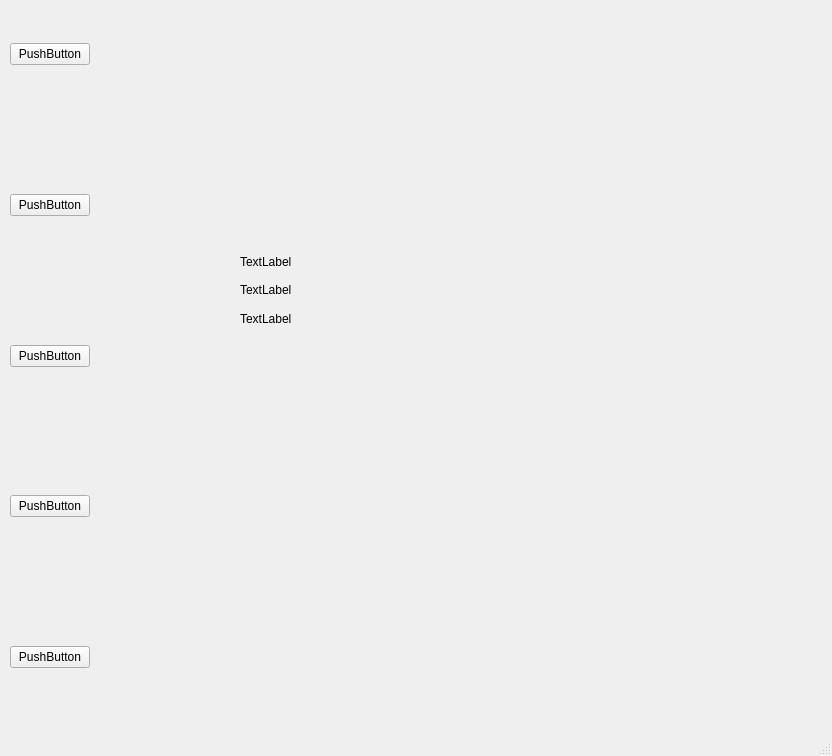
<?xml version="1.0" encoding="UTF-8"?>
<ui version="4.0">
 <class>MainWindow</class>
 <widget class="QMainWindow" name="MainWindow">
  <property name="geometry">
   <rect>
    <x>0</x>
    <y>0</y>
    <width>832</width>
    <height>756</height>
   </rect>
  </property>
  <property name="windowTitle">
   <string>MainWindow</string>
  </property>
  <widget class="QWidget" name="centralwidget">
   <widget class="QWidget" name="formLayoutWidget">
    <property name="geometry">
     <rect>
      <x>10</x>
      <y>0</y>
      <width>83</width>
      <height>711</height>
     </rect>
    </property>
    <layout class="QFormLayout" name="formLayout">
     <item row="1" column="0">
      <widget class="QPushButton" name="pushButton">
       <property name="text">
        <string>PushButton</string>
       </property>
      </widget>
     </item>
     <item row="2" column="0">
      <spacer name="verticalSpacer_4">
       <property name="orientation">
        <enum>Qt::Vertical</enum>
       </property>
       <property name="sizeHint" stdset="0">
        <size>
         <width>20</width>
         <height>120</height>
        </size>
       </property>
      </spacer>
     </item>
     <item row="3" column="0">
      <widget class="QPushButton" name="pushButton_2">
       <property name="text">
        <string>PushButton</string>
       </property>
      </widget>
     </item>
     <item row="4" column="0">
      <spacer name="verticalSpacer_3">
       <property name="orientation">
        <enum>Qt::Vertical</enum>
       </property>
       <property name="sizeHint" stdset="0">
        <size>
         <width>20</width>
         <height>120</height>
        </size>
       </property>
      </spacer>
     </item>
     <item row="5" column="0">
      <widget class="QPushButton" name="pushButton_3">
       <property name="text">
        <string>PushButton</string>
       </property>
      </widget>
     </item>
     <item row="6" column="0">
      <spacer name="verticalSpacer_2">
       <property name="orientation">
        <enum>Qt::Vertical</enum>
       </property>
       <property name="sizeHint" stdset="0">
        <size>
         <width>20</width>
         <height>120</height>
        </size>
       </property>
      </spacer>
     </item>
     <item row="7" column="0">
      <widget class="QPushButton" name="pushButton_4">
       <property name="text">
        <string>PushButton</string>
       </property>
      </widget>
     </item>
     <item row="8" column="0">
      <spacer name="verticalSpacer">
       <property name="orientation">
        <enum>Qt::Vertical</enum>
       </property>
       <property name="sizeHint" stdset="0">
        <size>
         <width>20</width>
         <height>120</height>
        </size>
       </property>
      </spacer>
     </item>
     <item row="9" column="0">
      <widget class="QPushButton" name="pushButton_5">
       <property name="text">
        <string>PushButton</string>
       </property>
      </widget>
     </item>
     <item row="0" column="0">
      <spacer name="verticalSpacer_5">
       <property name="orientation">
        <enum>Qt::Vertical</enum>
       </property>
       <property name="sizeHint" stdset="0">
        <size>
         <width>20</width>
         <height>40</height>
        </size>
       </property>
      </spacer>
     </item>
     <item row="10" column="0">
      <spacer name="verticalSpacer_6">
       <property name="orientation">
        <enum>Qt::Vertical</enum>
       </property>
       <property name="sizeHint" stdset="0">
        <size>
         <width>20</width>
         <height>40</height>
        </size>
       </property>
      </spacer>
     </item>
    </layout>
   </widget>
   <widget class="QWidget" name="verticalLayoutWidget">
    <property name="geometry">
     <rect>
      <x>240</x>
      <y>250</y>
      <width>160</width>
      <height>80</height>
     </rect>
    </property>
    <layout class="QVBoxLayout" name="verticalLayout">
     <item>
      <widget class="QLabel" name="label">
       <property name="text">
        <string>TextLabel</string>
       </property>
      </widget>
     </item>
     <item>
      <widget class="QLabel" name="label_3">
       <property name="text">
        <string>TextLabel</string>
       </property>
      </widget>
     </item>
     <item>
      <widget class="QLabel" name="label_2">
       <property name="text">
        <string>TextLabel</string>
       </property>
      </widget>
     </item>
    </layout>
   </widget>
  </widget>
  <widget class="QMenuBar" name="menubar">
   <property name="geometry">
    <rect>
     <x>0</x>
     <y>0</y>
     <width>832</width>
     <height>21</height>
    </rect>
   </property>
  </widget>
  <widget class="QStatusBar" name="statusbar"/>
 </widget>
 <resources/>
 <connections/>
</ui>
